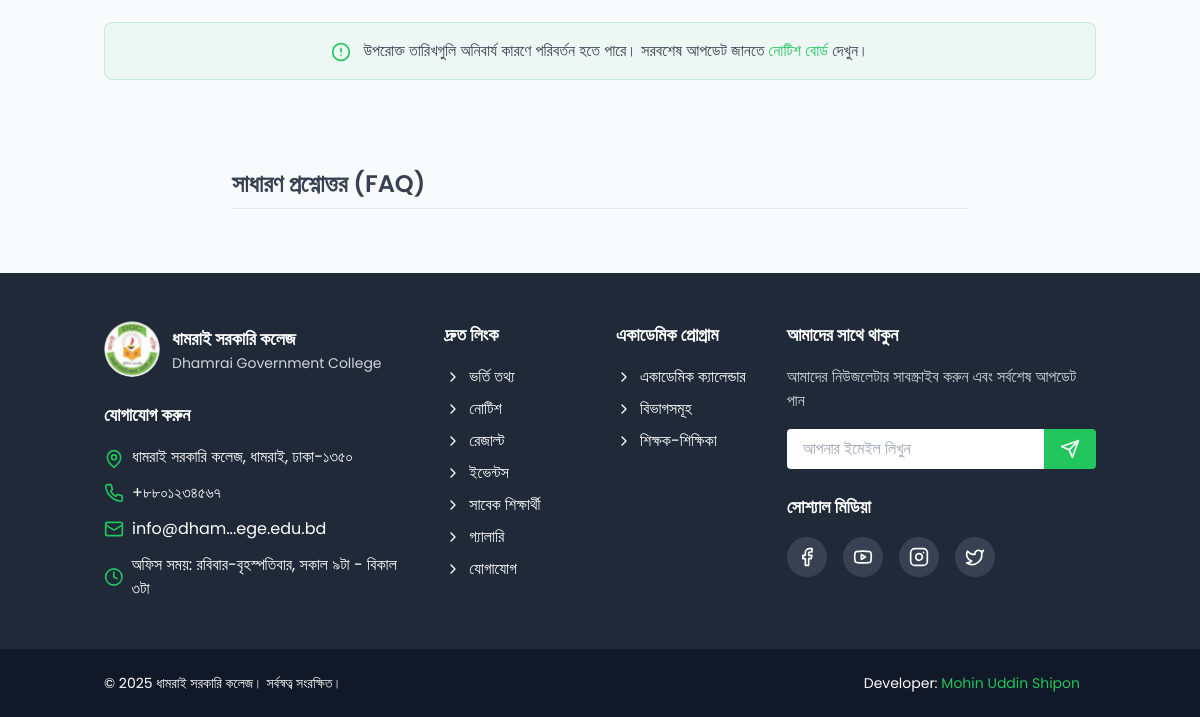
/admission/ (lower part), run on an earlier commit of the app's database.
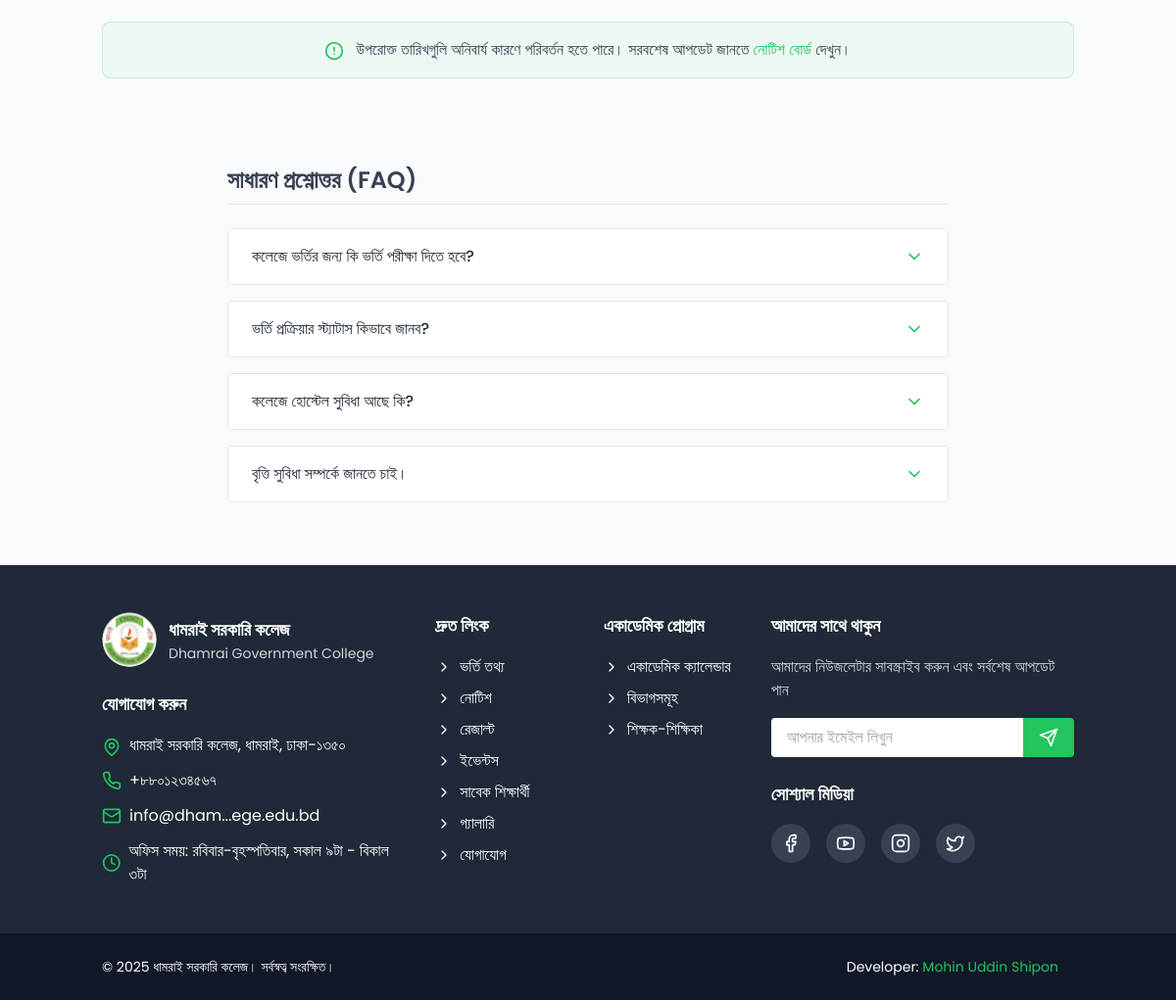
And on a later commit of the database.
### core/models.py (models this page shows, shortened)
class Faq(models.Model):
    FAQ_PAGES = [
        ('Admission', 'Admission'),
        ('Contact', 'Contact'),
        ('Notice', 'Notice'),
    ]
    question = models.CharField(max_length=200)
    ans = models.TextField()
    page = models.CharField(choices=FAQ_PAGES)

### core/views.py (the view)
# urls.py: path('admission/', views.AdmissionView.as_view(), name='admission'),
class AdmissionView(TemplateView):
    template_name = 'admission.html'
    def get_context_data(self, **kwargs):
        context = super().get_context_data(**kwargs)
        context['faqs'] = Faq.objects.filter(page='Admission')
        return context

### templates/admission.html (shortened to what this page needs)
{% extends "base.html" %}
{% load static %}
{% block content %}
<div id="important-dates" class="mb-12 bg-gray-50 py-10">
    <div class="container mx-auto px-4">
        <div class="mt-6 p-4 bg-primary/5 border border-primary/20 rounded-lg text-center">
            <p class="text-gray-700"> উপরোক্ত তারিখগুলি অনিবার্য কারণে পরিবর্তন হতে পারে। সরবশেষ আপডেট জানতে <a href="notice.html" class="text-primary hover:underline">নোটিশ বোর্ড</a> দেখুন।</p>
        </div>
    </div>
</div>
<div id="faq" class="mb-16">
    <div class="container mx-auto px-4 max-w-3xl">
        <h2 class="text-2xl font-semibold mb-6 pb-2 border-b border-gray-200">সাধারণ প্রশ্নোত্তর (FAQ)</h2>
        <div class="space-y-4">
            {% for faq in faqs %}
                <div class="border border-gray-200 rounded overflow-hidden">
                    <button class="faq-question w-full px-6 py-4 text-left bg-white flex justify-between items-center">
                        <span class="font-medium text-gray-800">{{faq.question}}</span>
                        <svg xmlns="http://www.w3.org/2000/svg" width="20" height="20" viewBox="0 0 24 24" fill="none" stroke="currentColor" stroke-width="2" stroke-linecap="round" stroke-linejoin="round" class="lucide lucide-chevron-down text-primary transition-transform duration-300"><polyline points="6 9 12 15 18 9"/></svg>
                    </button>
                </div>
            {% endfor %}
        </div>
    </div>
</div>
{% endblock content %}

What changed in the data, as far as the page shows it:
added Faq: question "কলেজে ভর্তির জন্য কি ভর্তি পরীক্ষা দিতে হবে?"
added Faq: question "ভর্তি প্রক্রিয়ার স্ট্যাটাস কিভাবে জানব?"
added Faq: question "কলেজে হোস্টেল সুবিধা আছে কি?"
added Faq: question "বৃত্তি সুবিধা সম্পর্কে জানতে চাই।"
